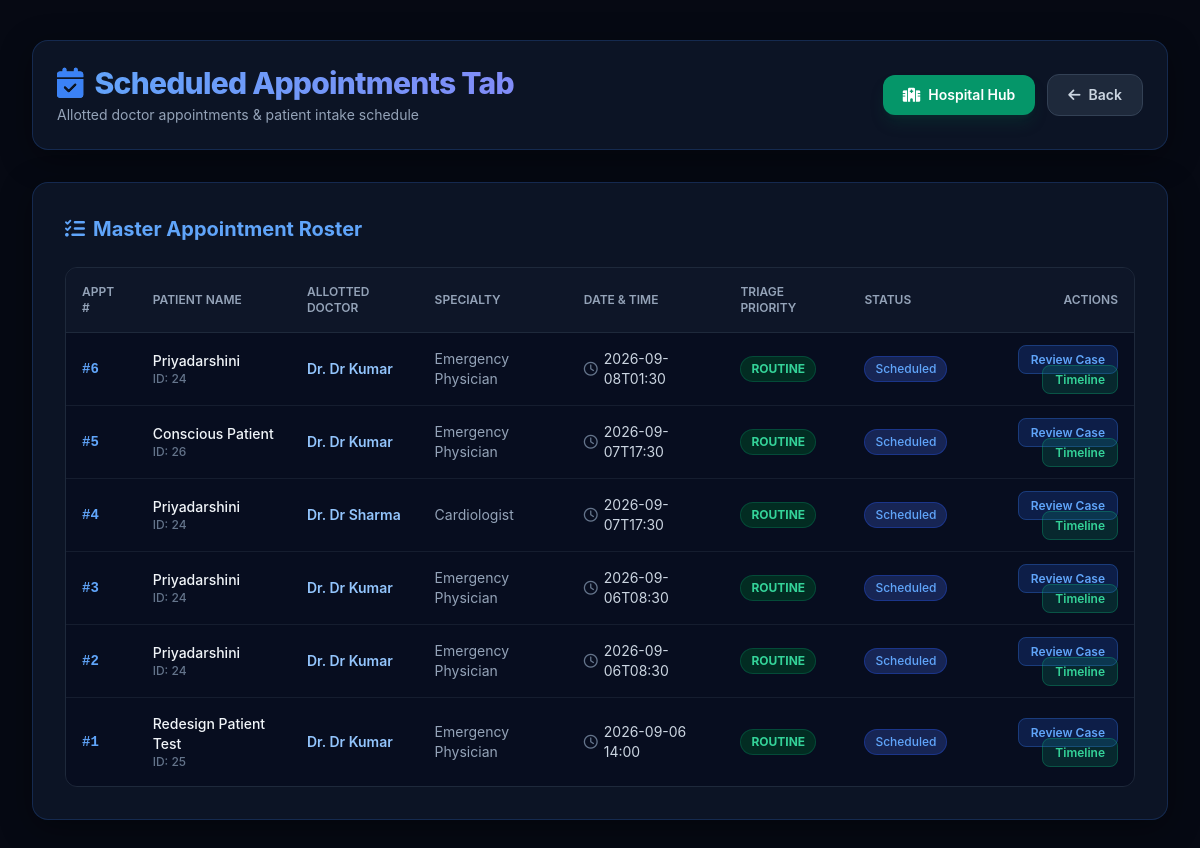
The app's page /appointments with its own data.
### app.py (models this page shows)
class Appointment(db.Model):
    id = db.Column(
        db.Integer,
        primary_key=True
    )
    citizen_id = db.Column(
        db.Integer,
        db.ForeignKey("citizen.id")
    )
    doctor_id = db.Column(
        db.Integer,
        db.ForeignKey("doctor.id")
    )
    case_id = db.Column(
        db.Integer,
        db.ForeignKey("case_record.id")
    )
    appointment_date = db.Column(
        db.String(100)
    )
    status = db.Column(
        db.String(50),
        default="Scheduled"
    )
    notes = db.Column(
        db.Text
    )
    created_at = db.Column(
        db.String(100)
    )

class Citizen(db.Model):
    id = db.Column(db.Integer, primary_key=True)
    fullname = db.Column(db.String(100))
    age = db.Column(db.Integer)
    gender = db.Column(db.String(20))
    blood_group = db.Column(db.String(10))
    allergies = db.Column(db.String(200))
    diseases = db.Column(db.String(200))
    emergency_contact = db.Column(db.String(20))
    face_image = db.Column(db.String(200))
    fingerprint_id = db.Column(db.Integer)
    abha_id = db.Column(db.String(50))
    preferred_language = db.Column(db.String(50), default="English")
    contact_number = db.Column(db.String(20))
    status = db.Column(db.String(30), default="registered")
    is_temporary = db.Column(db.Boolean, default=False)
    is_minor = db.Column(db.Boolean, default=False)
    is_incapacitated = db.Column(db.Boolean, default=False)
    attendant_name = db.Column(db.String(100))
    attendant_age = db.Column(db.Integer)
    attendant_relationship = db.Column(db.String(50))

class Doctor(db.Model):
    id = db.Column(
        db.Integer,
        primary_key=True
    )
    doctor_id = db.Column(
        db.String(50),
        unique=True
    )
    name = db.Column(
        db.String(100)
    )
    designation = db.Column(
        db.String(100)
    )
    password = db.Column(
        db.String(200)
    )
    blocked_until = db.Column(
        db.String(100)
    )
    deny_count = db.Column(
        db.Integer,
        default=0
    )
    hpr_id = db.Column(
        db.String(50),
        default="HPR-DOC001"
    )

### app.py (the view)
@app.route("/appointments")
def appointments_list():
    appointments = Appointment.query.order_by(Appointment.id.desc()).all()
    appointment_items = []
    for appt in appointments:
        citizen = Citizen.query.get(appt.citizen_id)
        doctor = Doctor.query.get(appt.doctor_id)
        case = CaseRecord.query.get(appt.case_id) if appt.case_id else None
        appointment_items.append({
            "appointment": appt,
            "citizen": citizen,
            "doctor": doctor,
            "case": case
        })
    return render_template("appointments.html", appointments=appointment_items)

### templates/appointments.html (shortened to what this page needs)
<!DOCTYPE html>
<html lang="en">
<head>
    <script src="https://cdn.tailwindcss.com"></script>
    <link rel="stylesheet" href="https://cdnjs.cloudflare.com/ajax/libs/font-awesome/6.5.2/css/all.min.css" />
</head>
<body class="min-h-screen py-10 px-4 sm:px-8">
    <div class="max-w-7xl mx-auto">
        <div class="glass-panel rounded-2xl p-6 mb-8 flex flex-col md:flex-row justify-between items-start md:items-center gap-4">
            <div>
                <h1 class="text-3xl font-extrabold tracking-tight bg-gradient-to-r from-blue-400 to-indigo-400 bg-clip-text text-transparent flex items-center gap-3">
                    <i class="fa-solid fa-calendar-check text-blue-500"></i> Scheduled Appointments Tab
                </h1>
                <p class="text-slate-400 text-sm mt-1">Allotted doctor appointments & patient intake schedule</p>
            </div>
            <div class="flex items-center gap-3">
                <a href="/hospital-workspace" class="px-5 py-2.5 rounded-xl bg-emerald-600 hover:bg-emerald-500 text-white font-semibold transition text-sm flex items-center gap-2 shadow-lg shadow-emerald-900/30">
                    <i class="fa-solid fa-hospital"></i> Hospital Hub
                </a>
                <a href="javascript:history.back()" class="px-5 py-2.5 rounded-xl bg-slate-800 hover:bg-slate-700 text-slate-300 font-semibold transition text-sm flex items-center gap-2 border border-slate-700">
                    <i class="fa-solid fa-arrow-left"></i> Back
                </a>
            </div>
        </div>
        <div class="glass-panel rounded-2xl p-6 sm:p-8">
            <h3 class="text-xl font-bold text-blue-400 mb-6 flex items-center gap-2">
                <i class="fa-solid fa-list-check"></i> Master Appointment Roster
            </h3>
            {% if appointments %}
            <div class="overflow-x-auto rounded-xl border border-slate-800">
                <table class="w-full text-left text-sm text-slate-300">
                    <thead class="bg-slate-900/80 text-xs uppercase text-slate-400 border-b border-slate-800">
                        <tr>
                            <th class="py-4 px-4 font-semibold">Appt #</th>
                            <th class="py-4 px-4 font-semibold">Patient Name</th>
                            <th class="py-4 px-4 font-semibold">Allotted Doctor</th>
                            <th class="py-4 px-4 font-semibold">Specialty</th>
                            <th class="py-4 px-4 font-semibold">Date & Time</th>
                            <th class="py-4 px-4 font-semibold">Triage Priority</th>
                            <th class="py-4 px-4 font-semibold">Status</th>
                            <th class="py-4 px-4 font-semibold text-right">Actions</th>
                        </tr>
                    </thead>
                    <tbody class="divide-y divide-slate-800/60 bg-slate-950/40">
                        {% for item in appointments %}
                        <tr class="hover:bg-slate-900/50 transition">
                            <td class="py-4 px-4 font-mono font-bold text-blue-400">#{{ item.appointment.id }}</td>
                            <td class="py-4 px-4 font-medium text-slate-100">
                                {{ item.citizen.fullname }}
                                <span class="text-xs text-slate-500 block">ID: {{ item.citizen.id }}</span>
                            </td>
                            <td class="py-4 px-4 font-semibold text-blue-300">Dr. {{ item.doctor.name }}</td>
                            <td class="py-4 px-4 text-slate-400">{{ item.doctor.designation }}</td>
                            <td class="py-4 px-4 text-slate-300">
                                <span class="flex items-center gap-1.5"><i class="fa-regular fa-clock text-slate-500"></i> {{ item.appointment.appointment_date }}</span>
                            </td>
                            <td class="py-4 px-4">
                                {% if item.case and item.case.priority == 'URGENT' %}
                                    <span class="inline-flex items-center px-2.5 py-1 rounded-full text-xs font-bold bg-red-950 text-red-400 border border-red-800/60">
                                        <span class="w-1.5 h-1.5 rounded-full bg-red-500 animate-pulse mr-1.5"></span> URGENT
                                    </span>
                                {% elif item.case and item.case.priority == 'REVIEW_REQUIRED' %}
                                    <span class="inline-flex items-center px-2.5 py-1 rounded-full text-xs font-bold bg-amber-950 text-amber-400 border border-amber-800/60">
                                        REVIEW REQUIRED
                                    </span>
                                {% else %}
                                    <span class="inline-flex items-center px-2.5 py-1 rounded-full text-xs font-bold bg-emerald-950 text-emerald-400 border border-emerald-800/60">
                                        ROUTINE
                                    </span>
                                {% endif %}
                            </td>
                            <td class="py-4 px-4">
                                <span class="inline-flex items-center px-2.5 py-1 rounded-full text-xs font-medium bg-blue-950 text-blue-400 border border-blue-800/60">
                                    {{ item.appointment.status }}
                                </span>
                            </td>
                            <td class="py-4 px-4 text-right space-x-2">
                                {% if item.case %}
                                    <a href="/ayush/case/{{ item.case.id }}/review" class="px-3 py-1.5 rounded-lg bg-blue-600/20 hover:bg-blue-600/40 text-blue-400 hover:text-blue-300 border border-blue-500/30 text-xs font-semibold transition inline-inline">
                                        Review Case
                                    </a>
                                {% endif %}
                                <a href="/citizen/{{ item.citizen.id }}/timeline" class="px-3 py-1.5 rounded-lg bg-emerald-600/20 hover:bg-emerald-600/40 text-emerald-400 hover:text-emerald-300 border border-emerald-500/30 text-xs font-semibold transition inline-inline">
                                    Timeline
                                </a>
                            </td>
                        </tr>
                        {% endfor %}
                    </tbody>
                </table>
            </div>
            {% endif %}
        </div>
    </div>
</body>
</html>

### templates/appointments.html (style rules this page uses)
body { background: #060913; color: #f8fafc; font-family: 'Inter', system-ui, sans-serif; }
.glass-panel { background: rgba(15, 23, 42, 0.85); backdrop-filter: blur(16px); border: 1px solid rgba(59, 130, 246, 0.2); box-shadow: 0 8px 32px 0 rgba(0, 0, 0, 0.37); }

### records on screen
Appointment: appointment.id "6", appointment.appointment_date "2026-09-08T01:30", appointment.status "Scheduled"
Citizen: citizen.fullname "Priyadarshini" "Priyadarshini" "Priyadarshini" "Priyadarshini", citizen.id "24" "24" "24" "24"
Doctor: doctor.name "Dr Kumar" "Dr Kumar" "Dr Kumar" "Dr Kumar" "Dr Kumar", doctor.designation "Emergency Physician" "Emergency Physician" "Emergency Physician" "Emergency Physician" "Emergency Physician"
Appointment: appointment.id "5", appointment.appointment_date "2026-09-07T17:30", appointment.status "Scheduled"
Citizen: citizen.fullname "Conscious Patient", citizen.id "26"
Appointment: appointment.id "4", appointment.appointment_date "2026-09-07T17:30", appointment.status "Scheduled"
Doctor: doctor.name "Dr Sharma", doctor.designation "Cardiologist"
Appointment: appointment.id "3", appointment.appointment_date "2026-09-06T08:30", appointment.status "Scheduled"
Appointment: appointment.id "2", appointment.appointment_date "2026-09-06T08:30", appointment.status "Scheduled"
Appointment: appointment.id "1", appointment.appointment_date "2026-09-06 14:00", appointment.status "Scheduled"
Citizen: citizen.fullname "Redesign Patient Test", citizen.id "25"
